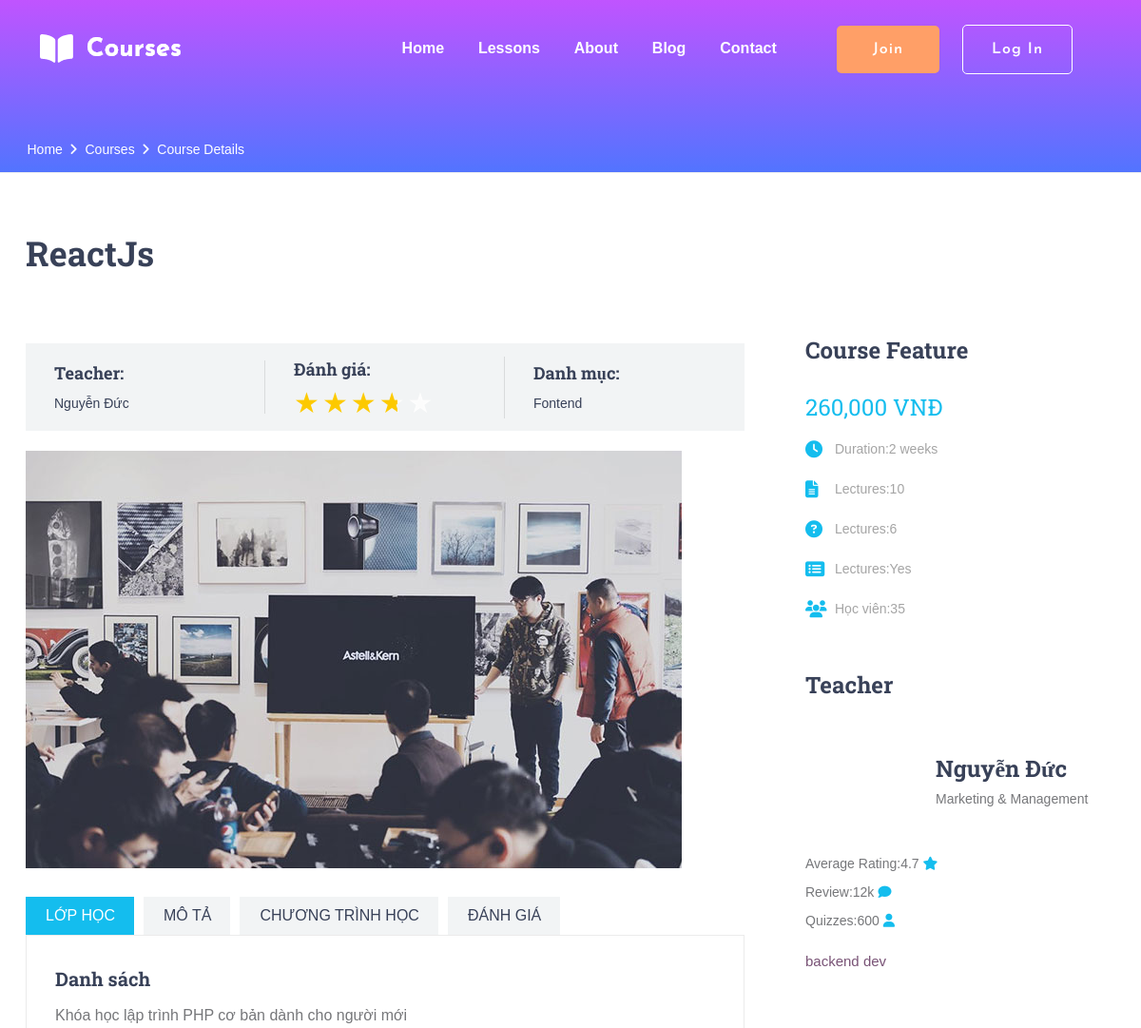
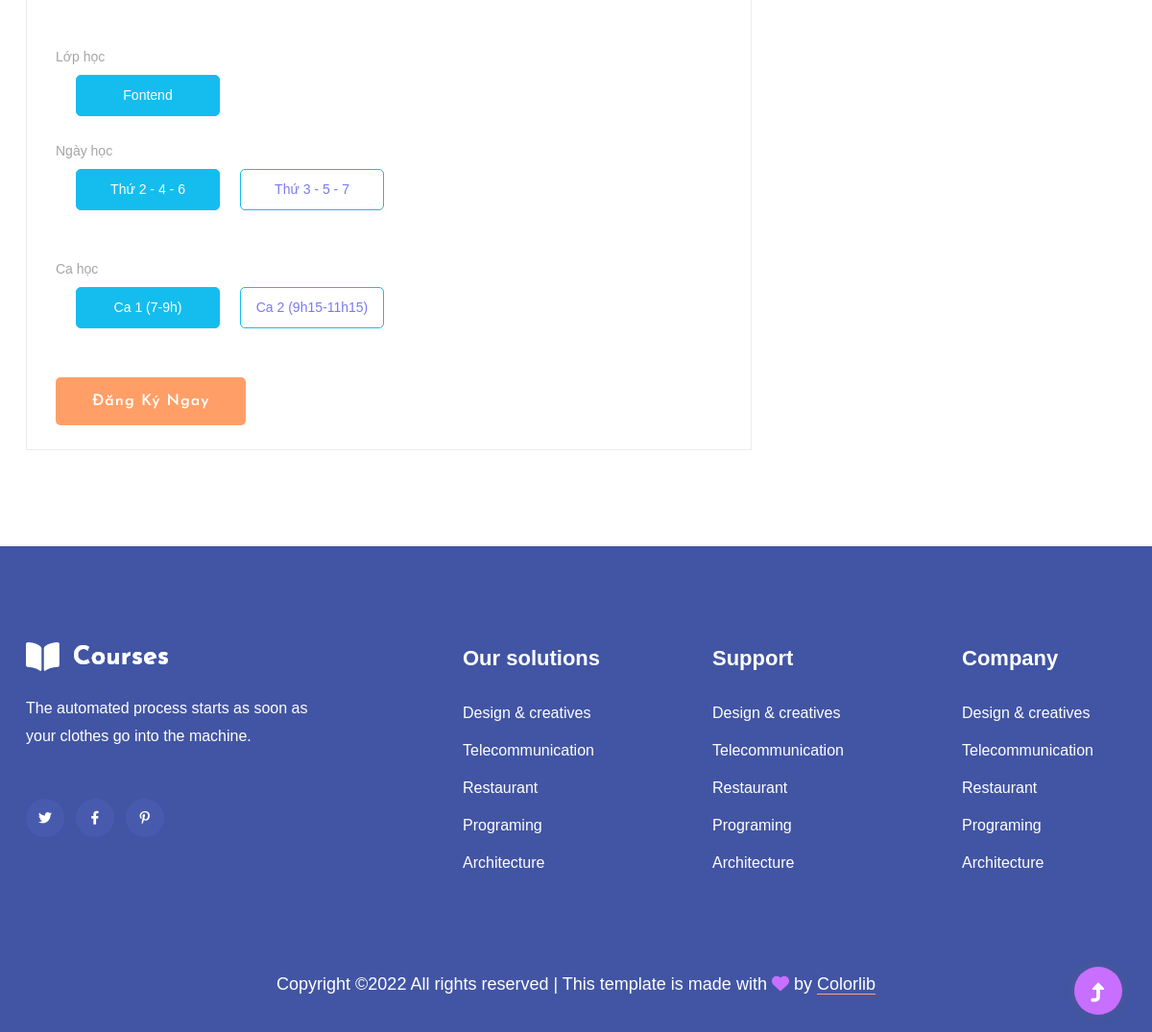
/lessons/195, run on the app's committed database (2 pictures, top to bottom).
### tables this page shows
CREATE TABLE `courses` (
                           `id` int NOT NULL,
                           `name_course` varchar(255) DEFAULT NULL,
                           `price_course` int DEFAULT NULL,
                           `image_course` varchar(255) DEFAULT NULL,
                           `status_course` tinyint DEFAULT '1',
                           `description_course` text,
                           `quote` text,
                           `discount` smallint DEFAULT '0',
                           `created_at` timestamp NULL DEFAULT NULL,
                           `updated_at` timestamp NULL DEFAULT NULL,
                           `id_category` int DEFAULT NULL,
                           `id_teacher` int DEFAULT NULL
);

CREATE TABLE `teachers` (
                            `id` int NOT NULL,
                            `name_teacher` varchar(255) DEFAULT NULL,
                            `email_teacher` varchar(255) DEFAULT NULL,
                            `phone_teacher` varchar(255) DEFAULT NULL,
                            `password_teacher` varchar(255) DEFAULT NULL,
                            `image_teacher` varchar(255) DEFAULT NULL,
                            `about_teacher` text,
                            `scope_teacher` text,
                            `role` tinyint DEFAULT '0',
                            `created_at` timestamp NULL DEFAULT NULL,
                            `updated_at` timestamp NULL DEFAULT NULL,
                            `status_teacher` tinyint DEFAULT '0'
);

CREATE TABLE `categories` (
                              `id` int NOT NULL,
                              `name_category` varchar(255) DEFAULT NULL
);

CREATE TABLE `classes` (
                           `id` int NOT NULL,
                           `name_class` varchar(255) DEFAULT NULL,
                           `id_course` int DEFAULT NULL,
                           `slot` int DEFAULT '3',
                           `time_learn` tinyint DEFAULT NULL,
                           `time_start` date DEFAULT NULL,
                           `time_end` date DEFAULT NULL,
                           `status_class` tinyint DEFAULT '0'
);

### views/site/lessons/course.php (the view, shortened to what the rows shown need)
<link rel="stylesheet" href="<?= $host ?>assets/css/css_site/customRadio.css">
<div class="home">
    <div class="breadcrumbs_container">
        <div class="container">
            <div class="row">
                <div class="col">
                    <div class="breadcrumbs">
                        <ul>
                            <li><a href="index.html">Home</a></li>
                            <li><a href="courses.html">Courses</a></li>
                            <li>Course Details</li>
                        </ul>
                    </div>
                </div>
            </div>
        </div>
    </div>
</div>
<div class="course">
    <div class="container">
        <div class="row">
            <div class="col-lg-8">
                <div class="course_container">
                    <div class="course_title"><?php echo $detail['name_course']?></div>
                    <div class="course_info d-flex flex-lg-row flex-column align-items-lg-center align-items-start justify-content-start">
                        <div class="course_info_item">
                            <div class="course_info_title">Teacher:</div>
                            <div class="course_info_text"><a href="#"><?php echo $detail['name_teacher']?></a></div>
                        </div>
                        <div class="course_info_item">
                            <div class="course_info_title">Đánh giá:</div>
                            <div class="rating_r rating_r_4">
                                <div class="Stars" style="--rating: <?= $avg_rate ?>;"></div>
                            </div>
                        </div>
                        <div class="course_info_item">
                            <div class="course_info_title">Danh mục:</div>
                            <div class="course_info_text"><a href="#"><?= $detail['name_category'] ?></a></div>
                        </div>
                    </div>
                    <div class="course_image"><img src="<?php echo $host?>/assets/uploads/courses/<?php echo $detail['image_course']?>" alt=""></div>
                    <div class="course_tabs_container">
                        <div class="tabs d-flex flex-row align-items-center justify-content-start">
                            <div class="tab active">Lớp học</div>
                            <div class="tab ">Mô tả</div>
                            <div class="tab">Chương trình học</div>
                            <div class="tab">Đánh giá</div>
                        </div>
                        <div class="tab_panels">
                            <div class="tab_panel active">
                                <div class="tab_panel_title">Danh sách</div>
                                <div class="tab_panel_content">
                                    <div class="tab_panel_text">
                                        <p><?php echo $detail['description_course']?></p>
                                    </div>
                                    <div class="d-flex flex-column justify-content-center align-items-start mt-5">
                                        <form action="<?= PAYMENT?>" id='form_choise_course' method="POST">
                                            <label for="" class="form-label">Lớp học</label>
                                            <?php foreach ($class as $key => $values) ?>
                                                <div class='mb-4 d-flex  flex-wrap'>
                                                    <div class="form-check">
                                                        <div class='d-flex align-item-center '>
                                                            <label class="form-check-label label_custom" for="check_class_1">
                                                                <?= $values['name_class'] ?>
                                                            </label>
                                                        </div>
                                                    </div>
                                                </div>
                                            <label for="" class="form-label">Ngày học</label>
                                            <div class='mb-4 d-flex  flex-wrap'>
                                                <div class="form-check">
                                                    <div class='d-flex align-item-center '>
                                                        <label class="form-check-label label_custom" for="check_day1">
                                                            Thứ 2 - 4 - 6
                                                        </label>
                                                    </div>
                                                    <div class="form-message text-danger mt-1"></div>
                                                </div>
                                                <div class="form-check">
                                                    <div class='d-flex align-item-center '>
                                                        <label class="form-check-label label_custom" for="check_day2">
                                                            Thứ 3 - 5 - 7
                                                        </label>
                                                    </div>
                                                    <div class="form-message text-danger mt-1"></div>
                                                </div>
                                            </div>
                                            <label for="" class="form-label">Ca học</label>
                                            <div class='mb-4 d-flex  flex-wrap'>
                                                <div class="form-check">
                                                    <div class='d-flex align-item-center'>
                                                        <label class="form-check-label label_custom" for="check_time1">
                                                            Ca 1 (7-9h)
                                                        </label>
                                                    </div>
                                                    <div class="form-message text-danger mt-1"></div>
                                                </div>
                                                <div class="form-check">
                                                    <div class='d-flex align-item-center'>
                                                        <label class="form-check-label label_custom" for="check_time2">
                                                            Ca 2 (9h15-11h15)
                                                        </label>
                                                    </div>
                                                    <div class="form-message text-danger mt-1"></div>
                                                </div>
                                            </div>
                                            <a href="#">
                                                <input class="btn" name='btn_submit_course' type="submit" value='Đăng ký ngay'/>
                                            </a>
                                        </form>
                                    </div>
                                </div>
                            </div>
                        </div>
                    </div>
                </div>
            </div>
            <div class="col-lg-4">
                <div class="sidebar">
                    <div class="sidebar_section">
                        <div class="sidebar_section_title">Course Feature</div>
                        <div class="sidebar_feature">
                            <div class="course_price"><?= total($detail['price_course'],$detail['discount'])?></div>
                            <div class="feature_list">
                                <div class="feature d-flex flex-row align-items-center justify-content-start">
                                    <div class="feature_title"><i class="fa fa-clock-o" aria-hidden="true"></i><span>Duration:</span></div>
                                    <div class="feature_text ml-auto">2 weeks</div>
                                </div>
                                <div class="feature d-flex flex-row align-items-center justify-content-start">
                                    <div class="feature_title"><i class="fa fa-file-text-o" aria-hidden="true"></i><span>Lectures:</span></div>
                                    <div class="feature_text ml-auto">10</div>
                                </div>
                                <div class="feature d-flex flex-row align-items-center justify-content-start">
                                    <div class="feature_title"><i class="fa fa-question-circle-o" aria-hidden="true"></i><span>Lectures:</span></div>
                                    <div class="feature_text ml-auto">6</div>
                                </div>
                                <div class="feature d-flex flex-row align-items-center justify-content-start">
                                    <div class="feature_title"><i class="fa fa-list-alt" aria-hidden="true"></i><span>Lectures:</span></div>
                                    <div class="feature_text ml-auto">Yes</div>
                                </div>
                                <div class="feature d-flex flex-row align-items-center justify-content-start">
                                    <div class="feature_title"><i class="fa fa-users" aria-hidden="true"></i><span>Học viên:</span></div>
                                    <div class="feature_text ml-auto">35</div>
                                </div>
                            </div>
                        </div>
                    </div>
                    <div class="sidebar_section">
                        <div class="sidebar_section_title">Teacher</div>
                        <div class="sidebar_teacher">
                            <div class="teacher_title_container d-flex flex-row align-items-center justify-content-start">
                                <div class="teacher_image"><img src="<?php $host?>/assets/uploads/teachers/<?php $detail['image_teacher']?>" alt=""></div>
                                <div class="teacher_title">
                                    <div class="teacher_name"><a href="#"><?php echo $detail['name_teacher']?></a></div>
                                    <div class="teacher_position">Marketing & Management</div>
                                </div>
                            </div>
                            <div class="teacher_meta_container">
                                <div class="teacher_meta d-flex flex-row align-items-center justify-content-start">
                                    <div class="teacher_meta_title">Average Rating:</div>
                                    <div class="teacher_meta_text ml-auto"><span>4.7</span><i class="fa fa-star" aria-hidden="true"></i></div>
                                </div>
                                <div class="teacher_meta d-flex flex-row align-items-center justify-content-start">
                                    <div class="teacher_meta_title">Review:</div>
                                    <div class="teacher_meta_text ml-auto"><span>12k</span><i class="fa fa-comment" aria-hidden="true"></i></div>
                                </div>
                                <div class="teacher_meta d-flex flex-row align-items-center justify-content-start">
                                    <div class="teacher_meta_title">Quizzes:</div>
                                    <div class="teacher_meta_text ml-auto"><span>600</span><i class="fa fa-user" aria-hidden="true"></i></div>
                                </div>
                            </div>
                            <div class="teacher_info">
                                <p><?php echo $detail['about_teacher']?></p>
                            </div>
                        </div>
                    </div>
                </div>
            </div>
        </div>
    </div>
</div>

### data on the page
courses: name_course "ReactJs", id_teacher.name_teacher "Nguyễn Đức", id_category.name_category "Fontend", image_course (picture), description_course "Khóa học lập trình PHP cơ bản dành cho người mới", price_course+discount "260,000 VNĐ", id_teacher.about_teacher "backend dev"
classes: name_class "Fontend"
